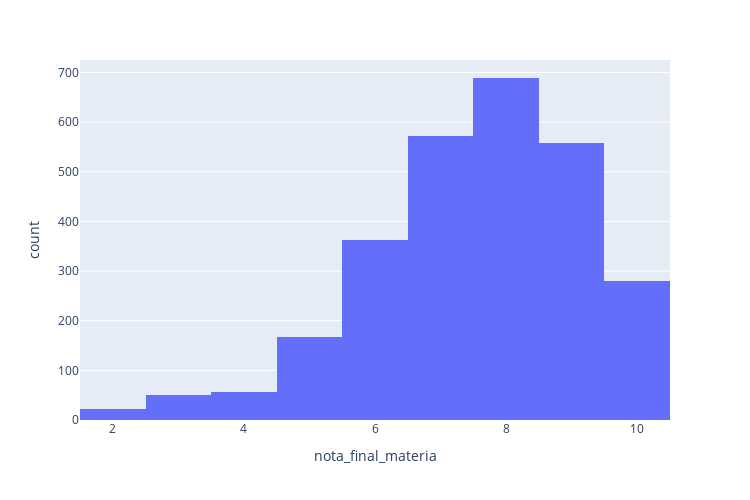

Source (notebook cell):
### Markdown cell above
## Final Score distribution.

### Code cell
fig = px.histogram(data, x='nota_final_materia',height=500, width=750)
fig.show()

### Figure 1 — Plotly figure (JSON) as saved in the notebook; plotly's stock layout.template omitted (floating-point values rounded to 4 significant figures; data arrays with more than 128 entries replaced by an {"elided": "..."} marker saying what was removed)
{"data": [{"alignmentgroup": "True", "bingroup": "x", "hovertemplate": "nota_final_materia=%{x}<br>count=%{y}<extra></extra>", "legendgroup": "", "marker": {"color": "#636efa", "pattern": {"shape": ""}}, "name": "", "offsetgroup": "", "orientation": "v", "showlegend": false, "type": "histogram", "x": {"elided": "2758 int values"}, "xaxis": "x", "yaxis": "y"}], "layout": {"barmode": "relative", "height": 500, "legend": {"tracegroupgap": 0}, "margin": {"t": 60}, "width": 750, "xaxis": {"anchor": "y", "domain": [0, 1], "title": {"text": "nota_final_materia"}}, "yaxis": {"anchor": "x", "domain": [0, 1], "title": {"text": "count"}}}}
